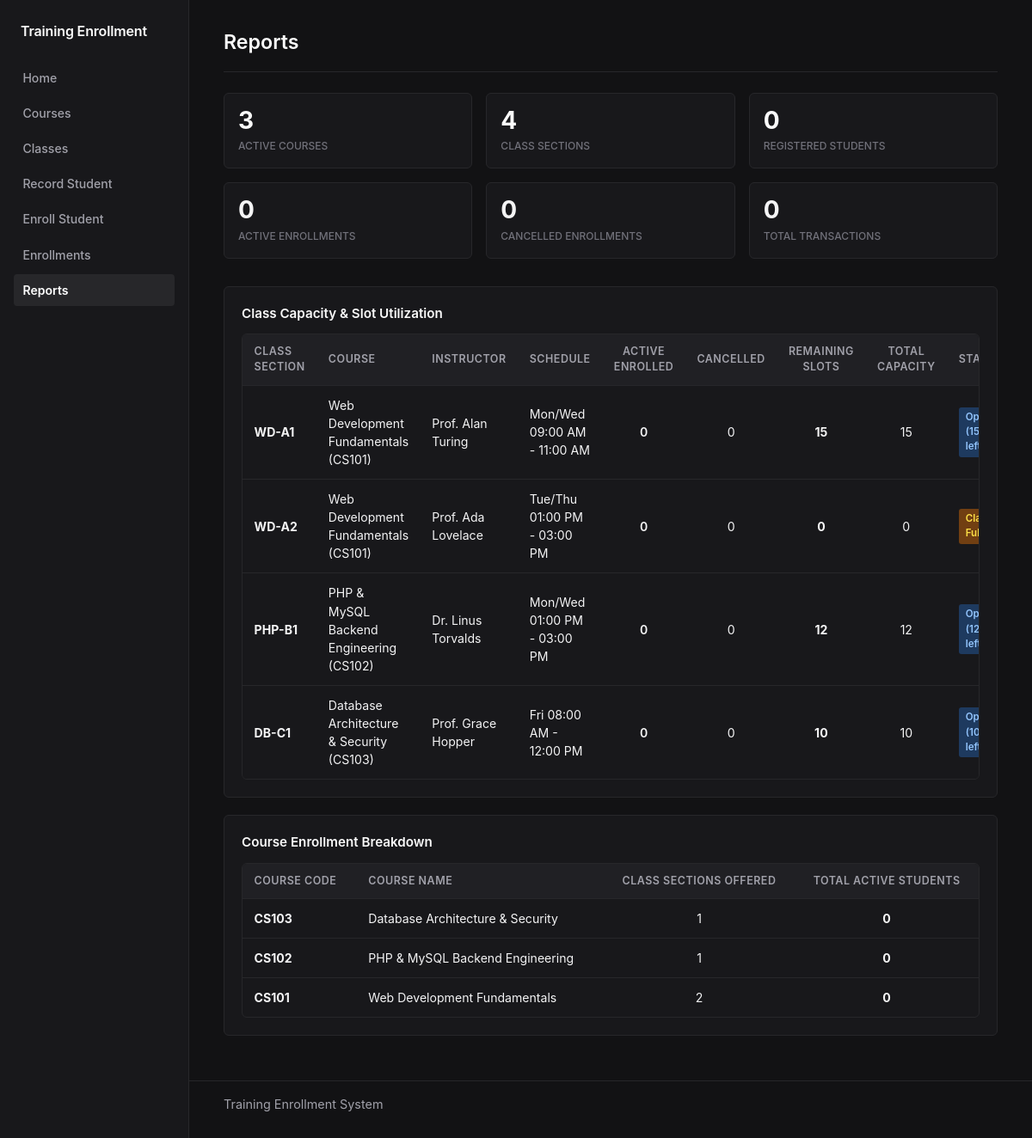
Page /admin/reports.php on the committed database.
### tables this page shows
CREATE TABLE `classes` (
  `class_id` int(11) NOT NULL AUTO_INCREMENT,
  `course_id` int(11) NOT NULL,
  `class_code` varchar(20) NOT NULL,
  `schedule` varchar(100) DEFAULT NULL,
  `instructor` varchar(100) DEFAULT NULL,
  `slots` int(11) NOT NULL DEFAULT 0,
  PRIMARY KEY (`class_id`),
  KEY `course_id` (`course_id`),
  CONSTRAINT `fk_classes_course` FOREIGN KEY (`course_id`) REFERENCES `courses` (`course_id`) ON DELETE RESTRICT ON UPDATE CASCADE
);

CREATE TABLE `courses` (
  `course_id` int(11) NOT NULL AUTO_INCREMENT,
  `course_code` varchar(20) NOT NULL,
  `course_name` varchar(100) NOT NULL,
  `description` text DEFAULT NULL,
  PRIMARY KEY (`course_id`),
  UNIQUE KEY `course_code` (`course_code`)
);

### admin/reports.php (the view)
<?php
require_once __DIR__ . '/../config/db.php';
$totalCourses = (int)$db->query("SELECT COUNT(*) FROM courses")->fetchColumn();
$totalClasses = (int)$db->query("SELECT COUNT(*) FROM classes")->fetchColumn();
$totalStudents = (int)$db->query("SELECT COUNT(*) FROM students")->fetchColumn();
$activeEnrollments = (int)$db->query("SELECT COUNT(*) FROM enrollments WHERE status = 'active'")->fetchColumn();
$cancelledEnrollments = (int)$db->query("SELECT COUNT(*) FROM enrollments WHERE status = 'cancelled'")->fetchColumn();
$classReportSql = "
    SELECT c.class_id, c.class_code, c.schedule, c.instructor, c.slots AS remaining_slots,
           co.course_code, co.course_name,
           COUNT(CASE WHEN e.status = 'active' THEN 1 END) AS active_count,
           COUNT(CASE WHEN e.status = 'cancelled' THEN 1 END) AS cancelled_count,
           (c.slots + COUNT(CASE WHEN e.status = 'active' THEN 1 END)) AS calculated_capacity
    FROM classes c
    JOIN courses co ON c.course_id = co.course_id
    LEFT JOIN enrollments e ON c.class_id = e.class_id
    GROUP BY c.class_id, co.course_id
    ORDER BY co.course_code ASC, c.class_code ASC
";
$classReports = $db->query($classReportSql)->fetchAll();
$courseReportSql = "
    SELECT co.course_id, co.course_code, co.course_name,
           COUNT(DISTINCT c.class_id) AS total_classes,
           COUNT(CASE WHEN e.status = 'active' THEN 1 END) AS total_active_enrolled
    FROM courses co
    LEFT JOIN classes c ON co.course_id = c.course_id
    LEFT JOIN enrollments e ON c.class_id = e.class_id
    GROUP BY co.course_id
    ORDER BY total_active_enrolled DESC, co.course_name ASC
";
$courseReports = $db->query($courseReportSql)->fetchAll();
require_once __DIR__ . '/../includes/header.php';
?>
<div class="page-header">
    <h1>Reports</h1>
</div>
<div class="grid-3" style="margin-bottom: 2rem;">
    <div class="stat-card">
        <div class="stat-num"><?= $totalCourses ?></div>
        <div class="stat-label">Active Courses</div>
    </div>
    <div class="stat-card">
        <div class="stat-num"><?= $totalClasses ?></div>
        <div class="stat-label">Class Sections</div>
    </div>
    <div class="stat-card">
        <div class="stat-num"><?= $totalStudents ?></div>
        <div class="stat-label">Registered Students</div>
    </div>
    <div class="stat-card">
        <div class="stat-num" style="color: var(--success);"><?= $activeEnrollments ?></div>
        <div class="stat-label">Active Enrollments</div>
    </div>
    <div class="stat-card">
        <div class="stat-num" style="color: var(--danger);"><?= $cancelledEnrollments ?></div>
        <div class="stat-label">Cancelled Enrollments</div>
    </div>
    <div class="stat-card">
        <div class="stat-num" style="color: var(--warning);"><?= $activeEnrollments + $cancelledEnrollments ?></div>
        <div class="stat-label">Total Transactions</div>
    </div>
</div>
<div class="card">
    <h2 class="card-title">Class Capacity &amp; Slot Utilization</h2>
    <?php if (empty($classReports)): ?>
        <p>No class data to report.</p>
    <?php else: ?>
        <div class="table-responsive">
            <table>
                <thead>
                    <tr>
                        <th>Class Section</th>
                        <th>Course</th>
                        <th>Instructor</th>
                        <th>Schedule</th>
                        <th style="text-align: center;">Active Enrolled</th>
                        <th style="text-align: center;">Cancelled</th>
                        <th style="text-align: center;">Remaining Slots</th>
                        <th style="text-align: center;">Total Capacity</th>
                        <th>Status</th>
                    </tr>
                </thead>
                <tbody>
                    <?php foreach ($classReports as $cr): ?>
                        <tr>
                            <td><strong><?= htmlspecialchars($cr['class_code']) ?></strong></td>
                            <td><?= htmlspecialchars($cr['course_name']) ?> (<?= htmlspecialchars($cr['course_code']) ?>)</td>
                            <td><?= htmlspecialchars($cr['instructor']) ?></td>
                            <td><?= htmlspecialchars($cr['schedule']) ?></td>
                            <td style="text-align: center; font-weight: 600; color: var(--success);"><?= $cr['active_count'] ?></td>
                            <td style="text-align: center; color: var(--danger);"><?= $cr['cancelled_count'] ?></td>
                            <td style="text-align: center; font-weight: 700;"><?= $cr['remaining_slots'] ?></td>
                            <td style="text-align: center;"><?= $cr['calculated_capacity'] ?></td>
                            <td>
                                <?php if ((int)$cr['remaining_slots'] === 0): ?>
                                    <span class="badge badge-slot-full">Class Full</span>
                                <?php else: ?>
                                    <span class="badge badge-slot-ok">Open (<?= $cr['remaining_slots'] ?> left)</span>
                                <?php endif; ?>
                            </td>
                        </tr>
                    <?php endforeach; ?>
                </tbody>
            </table>
        </div>
    <?php endif; ?>
</div>
<div class="card">
    <h2 class="card-title">Course Enrollment Breakdown</h2>
    <?php if (empty($courseReports)): ?>
        <p>No course data available.</p>
    <?php else: ?>
        <div class="table-responsive">
            <table>
                <thead>
                    <tr>
                        <th>Course Code</th>
                        <th>Course Name</th>
                        <th style="text-align: center;">Class Sections Offered</th>
                        <th style="text-align: center;">Total Active Students</th>
                    </tr>
                </thead>
                <tbody>
                    <?php foreach ($courseReports as $c): ?>
                        <tr>
                            <td><strong><?= htmlspecialchars($c['course_code']) ?></strong></td>
                            <td><?= htmlspecialchars($c['course_name']) ?></td>
                            <td style="text-align: center;"><?= $c['total_classes'] ?></td>
                            <td style="text-align: center; font-weight: 700; color: var(--primary);"><?= $c['total_active_enrolled'] ?></td>
                        </tr>
                    <?php endforeach; ?>
                </tbody>
            </table>
        </div>
    <?php endif; ?>
</div>
<?php require_once __DIR__ . '/../includes/footer.php'; ?>

### css/style.css (style rules this page uses)
* { box-sizing: border-box; margin: 0; padding: 0; }
body { font-family: -apple-system, BlinkMacSystemFont, "Segoe UI", Roboto, Helvetica, Arial, sans-serif; background-color: #121214; color: #f4f4f5; font-size: 14px; line-height: 1.5; }
.page-header { margin-bottom: 1.5rem; padding-bottom: 0.75rem; border-bottom: 1px solid #27272a; }
h1 { font-size: 1.45rem; font-weight: 600; color: #fafafa; margin-bottom: 0.25rem; }
h2 { font-size: 1.1rem; font-weight: 600; color: #fafafa; margin-bottom: 0.75rem; }
.card { background-color: #18181b; border: 1px solid #27272a; border-radius: 6px; padding: 1.25rem; margin-bottom: 1.25rem; }
.card-title { font-size: 0.95rem; font-weight: 600; color: #fafafa; margin-bottom: 0.75rem; }
.grid-3 { display: grid; grid-template-columns: repeat(3, 1fr); gap: 1rem; }
.stat-card { background-color: #18181b; border: 1px solid #27272a; border-radius: 6px; padding: 1rem; }
.stat-num { font-size: 1.75rem; font-weight: 700; color: #fafafa; line-height: 1.1; }
.stat-label { font-size: 0.75rem; color: #71717a; text-transform: uppercase; font-weight: 500; margin-top: 0.35rem; }
.table-responsive { overflow-x: auto; background-color: #18181b; border: 1px solid #27272a; border-radius: 6px; }
table { width: 100%; border-collapse: collapse; text-align: left; font-size: 0.88rem; }
th { background-color: #202024; color: #a1a1aa; font-weight: 600; font-size: 0.78rem; padding: 0.65rem 0.85rem; border-bottom: 1px solid #27272a; text-transform: uppercase; letter-spacing: 0.04em; }
td { padding: 0.75rem 0.85rem; border-bottom: 1px solid #27272a; vertical-align: middle; color: #f4f4f5; }
tr:last-child td { border-bottom: none; }
.badge { display: inline-block; padding: 0.2rem 0.5rem; border-radius: 3px; font-size: 0.72rem; font-weight: 600; }
.badge-slot-ok { background-color: #1e3a5f; color: #93c5fd; }
.badge-slot-full { background-color: #713f12; color: #fde047; }

### rows in the picture
classes: class_code "WD-A1", course.course_name "Web Development Fundamentals", course.course_code "CS101", instructor "Prof. Alan Turing", schedule "Mon/Wed 09:00 AM - 11:00 AM", active_count "0", cancelled_count "0", slots "15", calculated_capacity "15"
classes: class_code "WD-A2", course.course_name "Web Development Fundamentals", course.course_code "CS101", instructor "Prof. Ada Lovelace", schedule "Tue/Thu 01:00 PM - 03:00 PM", active_count "0", cancelled_count "0", slots "0", calculated_capacity "0", shows "Class Full"
classes: class_code "PHP-B1", course.course_name "PHP & MySQL Backend Engineering", course.course_code "CS102", instructor "Dr. Linus Torvalds", schedule "Mon/Wed 01:00 PM - 03:00 PM", active_count "0", cancelled_count "0", slots "12", calculated_capacity "12"
classes: class_code "DB-C1", course.course_name "Database Architecture & Security", course.course_code "CS103", instructor "Prof. Grace Hopper", schedule "Fri 08:00 AM - 12:00 PM", active_count "0", cancelled_count "0", slots "10", calculated_capacity "10"
courses: course_code "CS103", course_name "Database Architecture & Security", total_classes "1", total_active_enrolled "0"
courses: course_code "CS102", course_name "PHP & MySQL Backend Engineering", total_classes "1", total_active_enrolled "0"
courses: course_code "CS101", course_name "Web Development Fundamentals", total_classes "2", total_active_enrolled "0"

### other values in the picture
$totalCourses "3"
$totalClasses "4"
$totalStudents "0"
$activeEnrollments "0"
$cancelledEnrollments "0"
$activeEnrollments + $cancelledEnrollments "0"
